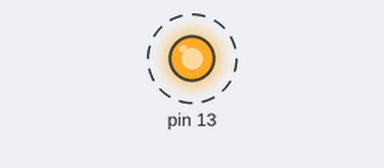
Simulated run of this sketch. Board: Arduino Uno, built for the host (arithmetic inside an expression is 32-bit, double 64-bit). On the bench: output pins drawn as LEDs (lit = HIGH). Dashed ring = blinking. What the sketch prints to the serial monitor is not drawn.

Above: at 0.4 s.
Timing chart, 0 to 3.3 s (numbered marks = the images above):
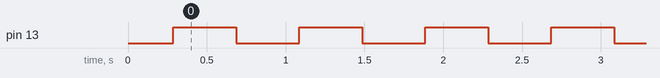

The sketch:

sketch_part2.ino
```cpp
#include "testasm.h"

void setup() {
  // put your setup code here, to run once
  Serial.begin(9600);
  Serial.print("(10 + 5) + |10 - 5| = ");
  Serial.print(testasm(10, 5));
  Serial.println(" (20 expected)");
  Serial.print("(10 + 20) + |10 - 20| = ");
  Serial.print(testasm(10, 20));
  Serial.println(" (40 expected)");
  Serial.print("(40 + 20) + |40 - 20| = ");
  Serial.print(testasm(40, 20));
  Serial.println(" (80 expected)");
  Serial.print("(100 + 100) + |100 - 100| = ");
  Serial.print(testasm(100, 100));
  Serial.println(" (200 expected)");
  Serial.print("(200 + 150) + |200 - 150| = ");
  Serial.print(testasm(200, 150));
  Serial.println(" (400 expected)");
  Serial.print("(250 + 0) + |250 - 0| = ");
  Serial.print(testasm(250, 250));
  Serial.println(" (500 expected)");
  Serial.print("(247 + 3) + |247 - 3| = ");
  Serial.print(testasm(247, 3));
  Serial.println(" (494 expected)");
  Serial.print("(245 + 9) + |245 - 9| = ");
  Serial.print(testasm(245, 9));
  Serial.println(" (490 expected)");
  pinMode (13, OUTPUT);
}

void loop() {
  // put your main code here, to run repeatedly:
  digitalWrite (13, HIGH);
  delay(400);
  digitalWrite (13, LOW);
  delay(400);
}
```

testasm.cpp
```cpp
#include "testasm.h"

/* the attribute "used" tells the compiler to not inline this function */
__attribute__((used))
unsigned int testasm(unsigned char a, unsigned char b) {
  unsigned int out;

  asm volatile (R"(

   rjmp start_of_assembly

   .data
   ; any data values/static storage can go here

   .text

start_of_assembly:
   ; Your assembly language program goes here
   ;
   ; For this example, your program must not modify any registers other than
   ; r24 and r25. In other words, save and restore all the registers that
   ; are modified by your code.

   ; Tell the compiler to move the arguments a, b into registers
   ; r24, r25 respectively
   ;
   mov r24,%1
   mov r25,%2
   ;
   ;  --- YOUR CODE GOES HERE ---
   ;       r24 = a, r25 = b
   ;

   push r22 ; save r22, r23 for later popping
   push r23
   push r24 ; save r24, r25 for subroutine diffval
   push r25
   call sumval ; perform first addition
   mov r22,r24 ; store return val from sumval
   mov r23,r25 ; store pt. 2
   pop r25 ; restore original a and b values
   pop r24
   call diffval ; one qty to be added in r25:r24, other in r23:r22
   call wordadd ; add r25:r24 to r23:r22
   pop r23 ; restore r23
   pop r22 ; restore r22
   rjmp end_of_assembly ; finished

wordadd:
   add r24,r22 ; add lower bits
   clr r22 ; clear one register for carry bit addition
   adc r25,r22 ; carry bit + r25 + 0
   add r25,r23 ; dont care about high order overflow (not possible here)
   ret

sumval:
   add r24,r25
   clr r25 ; clear high order bit
   adc r25,r25 ; add 1 or 0 to 0,0
   ret

diffval:
   cp r25,r24 ; compare b and a
   brlo greater_lp ; if b < a, goto greater_lp
   sub r25,r24 ; sub a from b
   mov r24,r25 ; move from higher-order register to lower-order register
   clr r25 ; clear higher-order bit
   ret
greater_lp: ; b < a
   sub r24,r25 ; sub b from a
   clr r25 ; clear higher-order bit
   ret

   ;
   ;  --- YOUR CODE ENDS ---
   ;      The result must be in the register pair r25:r24
   ;      You can also rjmp to the label end_of_assembly if you need to.
   ;
end_of_assembly:
   ; -- move r25:r24 to the 16-bit word in variable out
   movw %0,r24

)" : "=w" (out)  /* out is %0, and a 16-bit variable that is modified
		    by the assembly language */
   : "r" (a), "r" (b)  /* a is %1, b is %2, both are register-sized
			  variables */
   : "r25", "r24");   /* r24, r25 are modified by this assembly
			 language fragment */

  return out;
}
```

testasm.h
```cpp
unsigned int testasm (unsigned char, unsigned char);
```

Measured:
- by itself, pin 13: alternates HIGH for 0.40 s and LOW for 0.40 s
